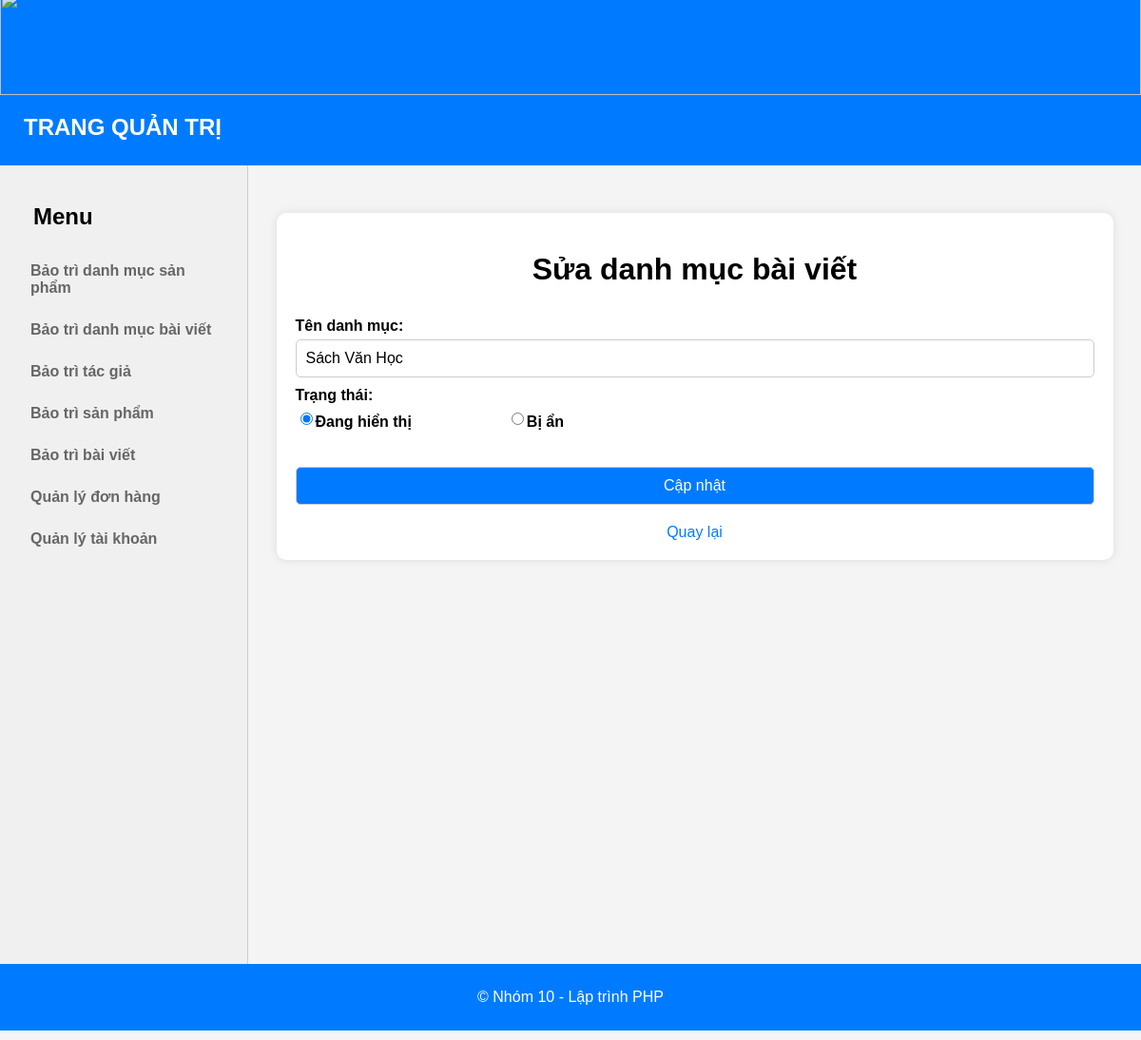
Page /Admin/Category_MT/edit_category.php?id=1 on the committed database.
### tables this page shows
CREATE TABLE `categories` (
  `id` int(11) NOT NULL,
  `name` varchar(30) NOT NULL,
  `status` int(11) NOT NULL
);

### conn_db.php (called while the page is built, shortened)
<?php
    function connectToDatabase(){
        $servername = 'localhost';
        $username = 'root';
        $password = '';
        $name_db = 'starbook_database';
        $conn = new mysqli($servername, $username, $password, $name_db);
        return $conn;
    }
    function queryDatabase($sql){
        $conn = connectToDatabase();
        $result = $conn->query($sql);
        $data = [];
        while ($row = $result->fetch_assoc()) {
            $data[] = $row;
        }
        return $data;
    }
?>

### Admin/Category_MT/Category_data.php (called while the page is built, shortened)
<?php
function getCategoryById($id) {
    $sql = "SELECT * FROM categories WHERE id='$id'";
    return queryDatabase($sql);
}
?>

### Admin/Category_MT/edit_category.php (the view, shortened to what this page needs)
<!DOCTYPE html>
<html lang="en">
<head>
</head>
<body>
    <?php include "../Admin_dashboard/Header_Sidebar.php"?>
    <div class="container">
        <h1>Sửa danh mục bài viết</h1>
        <?php
        include '../../conn_db.php';
        include 'Category_data.php';
        $id = $_GET['id'];
        $result = getCategoryById($id);
        if (!empty($result)) {
            $row = $result[0];
            echo "<form action='Category_business.php' method='POST'>
            <input type='hidden' name='action' value='edit'>
            <input type='hidden' name='id' value='".$row['id']."'>
            <label for='name'>Tên danh mục:</label>
            <input type='text' id='name' name='name' value='".$row['name']."' required>
            <label for='status'>Trạng thái:</label>
            <div style='display: flex; align-items: center;'>
                <input type='radio' id='status1' name='status' value='1' ".($row['status'] == '1' ? 'checked' : '')." required>
                <label for='status1' style='margin-right: 100px;'>Đang hiển thị</label>
                <input type='radio' id='status0' name='status' value='0' ".($row['status'] == '0' ? 'checked' : '')." required>
                <label for='status0'>Bị ẩn</label>
            </div>
            <br>
            <input type='submit' value='Cập nhật'>
            <a class='btn_quaylai' href='Category_page.php'>Quay lại</a>
            </form>";
        } else {
            echo "Không tìm thấy danh mục. <a href='Category_page.php'>Quay lại</a>";
        }
        ?>
    </div>
    <?php include "../Admin_dashboard/Footer.php"?>
</body>
</html>

### Admin/Category_MT/edit_category.php (style rules this page uses)
body { font-family: Arial, sans-serif; margin: 0; padding: 0; background-color: #f4f4f4; }
.container { width: 70%; margin: 0 auto; overflow: hidden; background-color: #fff; padding: 20px; border-radius: 10px; margin-top: 50px; box-shadow: 0 0 10px rgba(0, 0, 0, 0.1); }
h1 { text-align: center; color: #000; }
form { display: flex; flex-direction: column; }
label { margin-top: 10px; font-weight: bold; }
input[type="text"], input[type="submit"] { padding: 10px; margin-top: 5px; border: 1px solid #ccc; border-radius: 5px; font-size: 16px; }
input[type="submit"] { background-color: #007bff; color: #fff; cursor: pointer; margin-top: 20px; }
.btn_quaylai { color: #007bff; text-decoration: none; display: block; text-align: center; margin-top: 20px; }

### rows in the picture
categories: name "Sách Văn Học", status "☑ Đang hiển thị", status "☐ Bị ẩn"
